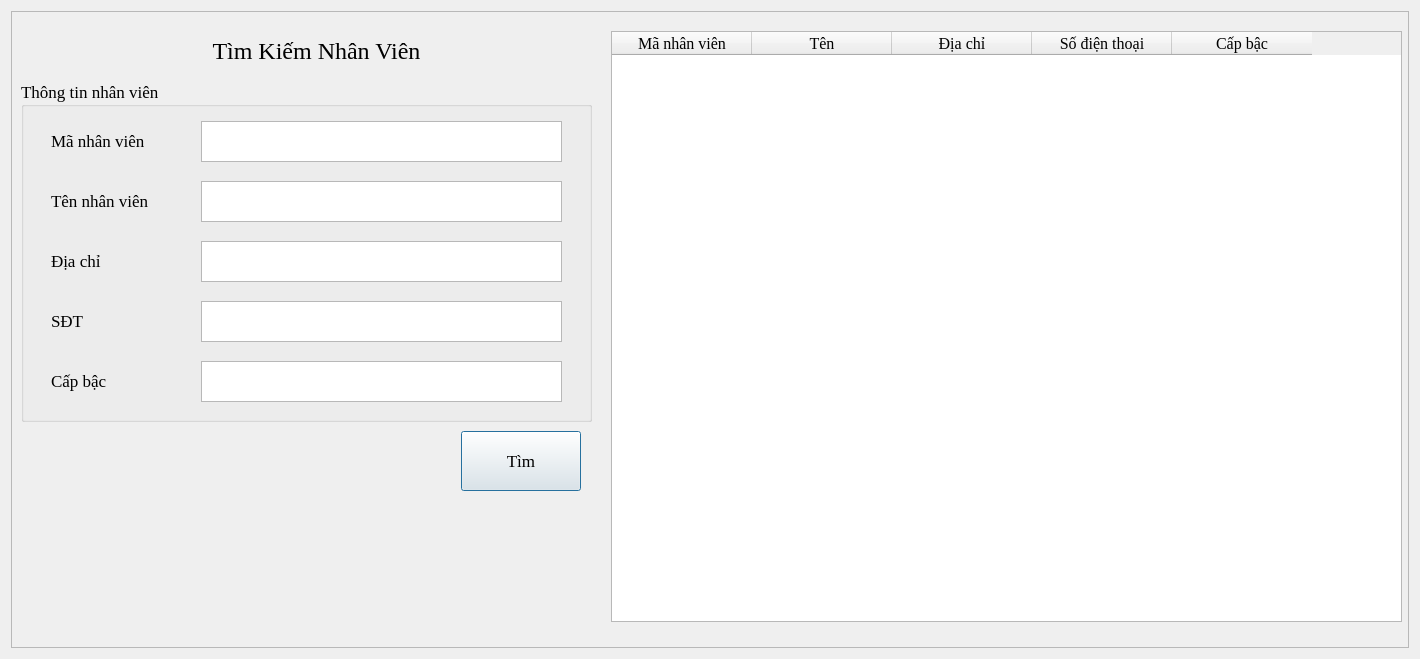
<?xml version="1.0" encoding="UTF-8"?>
<ui version="4.0">
 <class>Dialog</class>
 <widget class="QDialog" name="Dialog">
  <property name="geometry">
   <rect>
    <x>0</x>
    <y>0</y>
    <width>1420</width>
    <height>659</height>
   </rect>
  </property>
  <property name="font">
   <font>
    <family>Times New Roman</family>
    <pointsize>16</pointsize>
   </font>
  </property>
  <property name="windowTitle">
   <string>Tìm Kiếm Nhân Viên</string>
  </property>
  <layout class="QGridLayout" name="gridLayout">
   <item row="0" column="0">
    <widget class="QFrame" name="frame">
     <property name="frameShape">
      <enum>QFrame::StyledPanel</enum>
     </property>
     <property name="frameShadow">
      <enum>QFrame::Raised</enum>
     </property>
     <widget class="QTableWidget" name="tb_Result">
      <property name="geometry">
       <rect>
        <x>600</x>
        <y>20</y>
        <width>791</width>
        <height>591</height>
       </rect>
      </property>
      <property name="minimumSize">
       <size>
        <width>711</width>
        <height>200</height>
       </size>
      </property>
      <property name="maximumSize">
       <size>
        <width>800</width>
        <height>600</height>
       </size>
      </property>
      <property name="font">
       <font>
        <family>Times New Roman</family>
        <pointsize>12</pointsize>
       </font>
      </property>
      <property name="layoutDirection">
       <enum>Qt::LeftToRight</enum>
      </property>
      <property name="editTriggers">
       <set>QAbstractItemView::NoEditTriggers</set>
      </property>
      <attribute name="horizontalHeaderVisible">
       <bool>true</bool>
      </attribute>
      <attribute name="horizontalHeaderMinimumSectionSize">
       <number>70</number>
      </attribute>
      <attribute name="horizontalHeaderDefaultSectionSize">
       <number>140</number>
      </attribute>
      <column>
       <property name="text">
        <string>Mã nhân viên</string>
       </property>
       <property name="font">
        <font>
         <pointsize>12</pointsize>
        </font>
       </property>
      </column>
      <column>
       <property name="text">
        <string>Tên</string>
       </property>
       <property name="font">
        <font>
         <pointsize>12</pointsize>
        </font>
       </property>
      </column>
      <column>
       <property name="text">
        <string>Địa chỉ</string>
       </property>
       <property name="font">
        <font>
         <pointsize>12</pointsize>
        </font>
       </property>
      </column>
      <column>
       <property name="text">
        <string>Số điện thoại</string>
       </property>
       <property name="font">
        <font>
         <pointsize>12</pointsize>
        </font>
       </property>
      </column>
      <column>
       <property name="text">
        <string>Cấp bậc</string>
       </property>
       <property name="font">
        <font>
         <pointsize>12</pointsize>
        </font>
       </property>
      </column>
     </widget>
     <widget class="QGroupBox" name="groupBox">
      <property name="geometry">
       <rect>
        <x>10</x>
        <y>70</y>
        <width>571</width>
        <height>341</height>
       </rect>
      </property>
      <property name="font">
       <font>
        <family>Times New Roman</family>
        <pointsize>13</pointsize>
       </font>
      </property>
      <property name="title">
       <string>Thông tin nhân viên</string>
      </property>
      <widget class="QLabel" name="label_6">
       <property name="geometry">
        <rect>
         <x>30</x>
         <y>220</y>
         <width>131</width>
         <height>40</height>
        </rect>
       </property>
       <property name="font">
        <font>
         <family>Times New Roman</family>
         <pointsize>13</pointsize>
        </font>
       </property>
       <property name="layoutDirection">
        <enum>Qt::LeftToRight</enum>
       </property>
       <property name="inputMethodHints">
        <set>Qt::ImhFormattedNumbersOnly</set>
       </property>
       <property name="text">
        <string>SĐT</string>
       </property>
      </widget>
      <widget class="QTextEdit" name="txt_TenNV">
       <property name="geometry">
        <rect>
         <x>180</x>
         <y>100</y>
         <width>361</width>
         <height>41</height>
        </rect>
       </property>
       <property name="font">
        <font>
         <family>Times New Roman</family>
         <pointsize>13</pointsize>
        </font>
       </property>
       <property name="layoutDirection">
        <enum>Qt::LeftToRight</enum>
       </property>
       <property name="inputMethodHints">
        <set>Qt::ImhMultiLine</set>
       </property>
      </widget>
      <widget class="QLabel" name="label_2">
       <property name="geometry">
        <rect>
         <x>30</x>
         <y>100</y>
         <width>141</width>
         <height>40</height>
        </rect>
       </property>
       <property name="font">
        <font>
         <family>Times New Roman</family>
         <pointsize>13</pointsize>
        </font>
       </property>
       <property name="layoutDirection">
        <enum>Qt::LeftToRight</enum>
       </property>
       <property name="inputMethodHints">
        <set>Qt::ImhFormattedNumbersOnly</set>
       </property>
       <property name="text">
        <string>Tên nhân viên</string>
       </property>
      </widget>
      <widget class="QTextEdit" name="txt_Sdt">
       <property name="geometry">
        <rect>
         <x>180</x>
         <y>220</y>
         <width>361</width>
         <height>41</height>
        </rect>
       </property>
       <property name="font">
        <font>
         <family>Times New Roman</family>
         <pointsize>13</pointsize>
        </font>
       </property>
       <property name="layoutDirection">
        <enum>Qt::LeftToRight</enum>
       </property>
       <property name="inputMethodHints">
        <set>Qt::ImhMultiLine</set>
       </property>
      </widget>
      <widget class="QLabel" name="label_3">
       <property name="geometry">
        <rect>
         <x>30</x>
         <y>160</y>
         <width>141</width>
         <height>40</height>
        </rect>
       </property>
       <property name="font">
        <font>
         <family>Times New Roman</family>
         <pointsize>13</pointsize>
        </font>
       </property>
       <property name="layoutDirection">
        <enum>Qt::LeftToRight</enum>
       </property>
       <property name="inputMethodHints">
        <set>Qt::ImhFormattedNumbersOnly</set>
       </property>
       <property name="text">
        <string>Địa chỉ</string>
       </property>
      </widget>
      <widget class="QTextEdit" name="txt_CapBac">
       <property name="geometry">
        <rect>
         <x>180</x>
         <y>280</y>
         <width>361</width>
         <height>41</height>
        </rect>
       </property>
       <property name="font">
        <font>
         <family>Times New Roman</family>
         <pointsize>13</pointsize>
        </font>
       </property>
       <property name="layoutDirection">
        <enum>Qt::LeftToRight</enum>
       </property>
       <property name="inputMethodHints">
        <set>Qt::ImhMultiLine</set>
       </property>
      </widget>
      <widget class="QLabel" name="label_4">
       <property name="geometry">
        <rect>
         <x>30</x>
         <y>280</y>
         <width>131</width>
         <height>40</height>
        </rect>
       </property>
       <property name="font">
        <font>
         <family>Times New Roman</family>
         <pointsize>13</pointsize>
        </font>
       </property>
       <property name="layoutDirection">
        <enum>Qt::LeftToRight</enum>
       </property>
       <property name="inputMethodHints">
        <set>Qt::ImhFormattedNumbersOnly</set>
       </property>
       <property name="text">
        <string>Cấp bậc</string>
       </property>
      </widget>
      <widget class="QTextEdit" name="txt_DiaChi">
       <property name="geometry">
        <rect>
         <x>180</x>
         <y>160</y>
         <width>361</width>
         <height>41</height>
        </rect>
       </property>
       <property name="font">
        <font>
         <family>Times New Roman</family>
         <pointsize>13</pointsize>
        </font>
       </property>
       <property name="layoutDirection">
        <enum>Qt::LeftToRight</enum>
       </property>
       <property name="inputMethodHints">
        <set>Qt::ImhMultiLine</set>
       </property>
      </widget>
      <widget class="QTextEdit" name="txt_MaNV">
       <property name="geometry">
        <rect>
         <x>180</x>
         <y>40</y>
         <width>361</width>
         <height>41</height>
        </rect>
       </property>
       <property name="font">
        <font>
         <family>Times New Roman</family>
         <pointsize>13</pointsize>
        </font>
       </property>
       <property name="layoutDirection">
        <enum>Qt::LeftToRight</enum>
       </property>
       <property name="inputMethodHints">
        <set>Qt::ImhMultiLine</set>
       </property>
      </widget>
      <widget class="QLabel" name="label">
       <property name="geometry">
        <rect>
         <x>30</x>
         <y>40</y>
         <width>141</width>
         <height>40</height>
        </rect>
       </property>
       <property name="font">
        <font>
         <family>Times New Roman</family>
         <pointsize>13</pointsize>
        </font>
       </property>
       <property name="layoutDirection">
        <enum>Qt::LeftToRight</enum>
       </property>
       <property name="inputMethodHints">
        <set>Qt::ImhFormattedNumbersOnly</set>
       </property>
       <property name="text">
        <string>Mã nhân viên</string>
       </property>
      </widget>
     </widget>
     <widget class="QPushButton" name="btn_Search">
      <property name="geometry">
       <rect>
        <x>450</x>
        <y>420</y>
        <width>120</width>
        <height>60</height>
       </rect>
      </property>
      <property name="font">
       <font>
        <family>Times New Roman</family>
        <pointsize>13</pointsize>
       </font>
      </property>
      <property name="text">
       <string>Tìm</string>
      </property>
     </widget>
     <widget class="QLabel" name="label_5">
      <property name="geometry">
       <rect>
        <x>-10</x>
        <y>20</y>
        <width>631</width>
        <height>40</height>
       </rect>
      </property>
      <property name="font">
       <font>
        <family>Times New Roman</family>
        <pointsize>18</pointsize>
       </font>
      </property>
      <property name="text">
       <string>Tìm Kiếm Nhân Viên</string>
      </property>
      <property name="alignment">
       <set>Qt::AlignCenter</set>
      </property>
     </widget>
    </widget>
   </item>
  </layout>
 </widget>
 <resources/>
 <connections/>
</ui>
